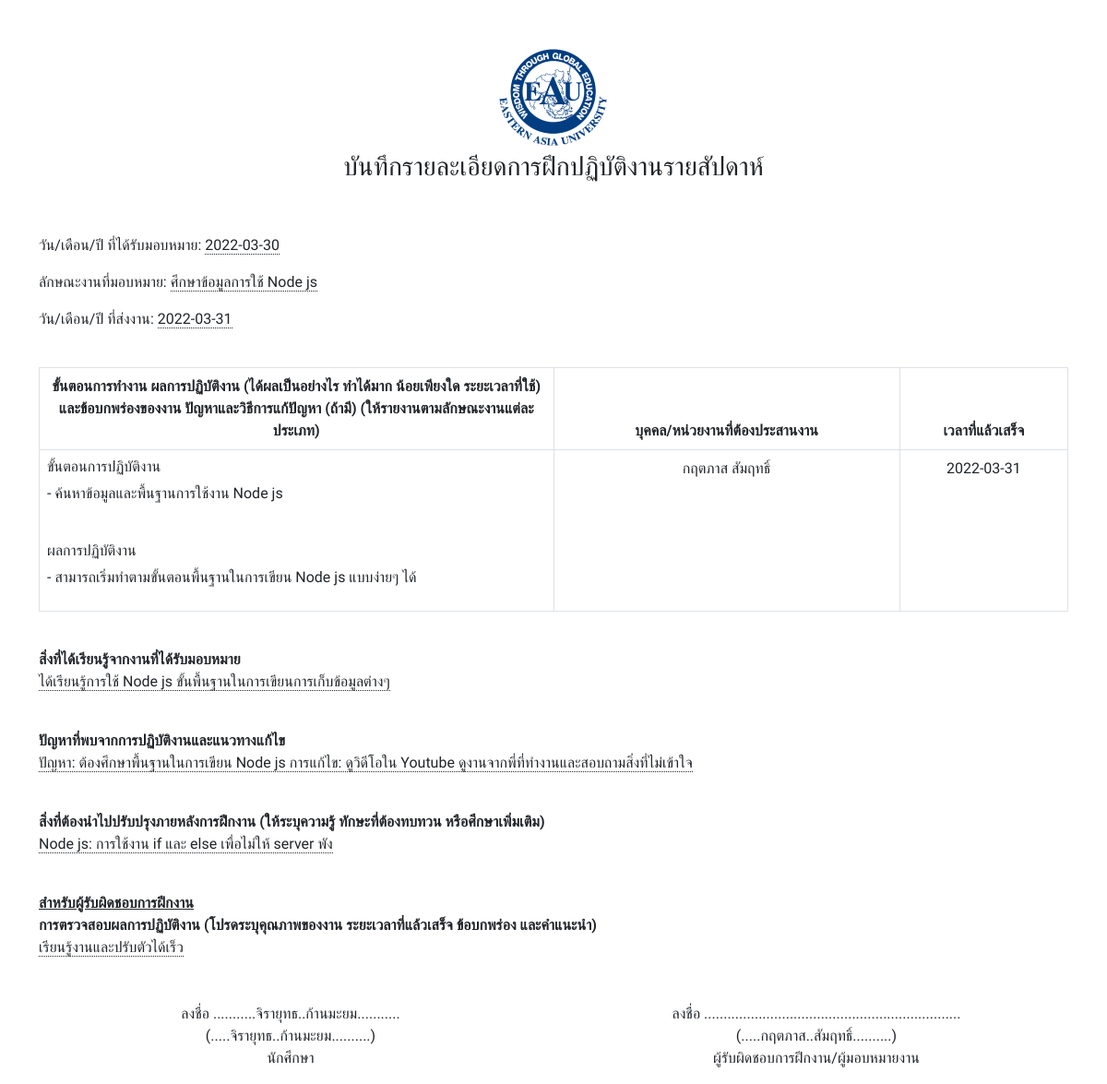
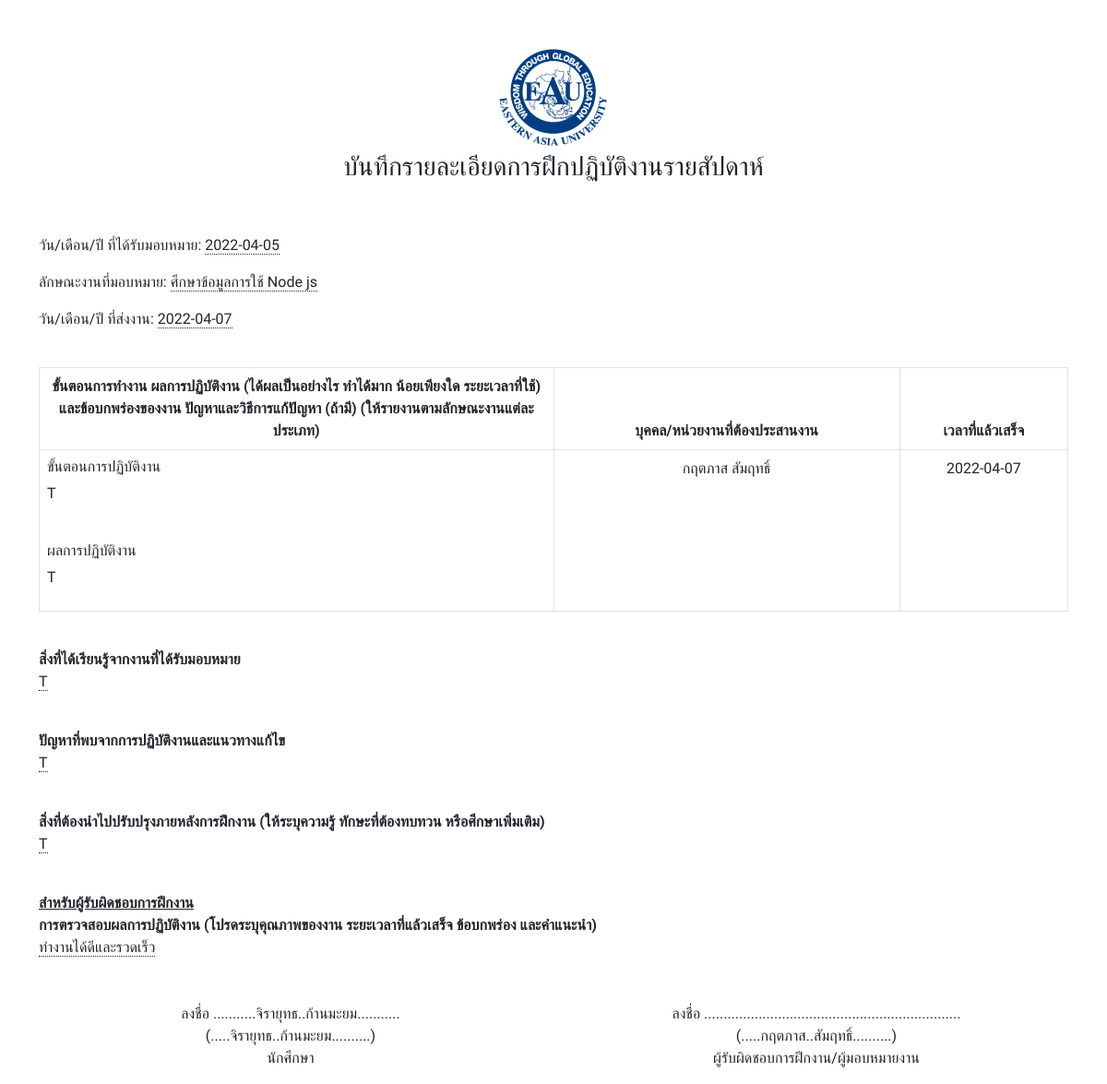
The app's page /std_report.php?type=weekly&week=all&std_id=1 (signed in) with its own data (2 pictures, top to bottom).
### tables this page shows
CREATE TABLE `internship_notes` (
  `intsn_id` int(11) NOT NULL COMMENT 'รหัส',
  `std_id` int(11) NOT NULL COMMENT 'นักศึกษา',
  `intsn_week` int(2) NOT NULL COMMENT 'สัปดาห์ที่',
  `intsn_date` date NOT NULL COMMENT 'วันที่',
  `intsn_work_in` time NOT NULL COMMENT 'เวลาเข้างาน',
  `intsn_work_out` time NOT NULL COMMENT 'เวลาออกงาน',
  `intsn_leave` int(1) NOT NULL COMMENT '0 = มาทำงาน , 1 = ลางาน',
  `intsn_job` text NOT NULL COMMENT 'งานที่ได้รับมอบหมาย',
  `intsn_work_step` text NOT NULL COMMENT 'ขั้นตอนการปฏิบัติงาน',
  `intsn_work_result` text NOT NULL COMMENT 'ผลการปฏิบัติงาน',
  `intsn_work_learn` text NOT NULL COMMENT 'สิ่งที่ได้เรียนรู้จากงานที่ได้รับมอบหมาย',
  `intsn_work_issue` text NOT NULL COMMENT 'ปัญหาจากการปฏิบัติงาน',
  `intsn_work_improve` text NOT NULL COMMENT 'สิ่งที่ต้องปรับปรุง',
  `intsn_work_performance` text NOT NULL COMMENT 'การตรวจสอบผลการปฏิบัติงาน',
  `intsn_ovs_status` varchar(255) NOT NULL COMMENT 'สถานะยืนยันจากหัวหน้างาน',
  `intsn_tch_status` varchar(255) NOT NULL COMMENT 'สถานะยืนยันจากอาจารย์',
  `intsn_created` timestamp NOT NULL DEFAULT current_timestamp() COMMENT 'สร้างเมื่อ',
  `intsn_updated` timestamp NOT NULL DEFAULT current_timestamp() ON UPDATE current_timestamp() COMMENT 'อัพเดตล่าสุด'
);

CREATE TABLE `overseers` (
  `ovs_id` int(11) NOT NULL COMMENT 'รหัส',
  `ovs_email` varchar(255) NOT NULL COMMENT 'อีเมล',
  `ovs_password` varchar(255) NOT NULL COMMENT 'รหัสผ่าน',
  `ovs_firstname` varchar(255) NOT NULL COMMENT 'ชื่อจริง',
  `ovs_lastname` varchar(255) NOT NULL COMMENT 'นามสกุล',
  `ovs_gender` varchar(255) NOT NULL COMMENT 'เพศ',
  `ovs_address` text NOT NULL COMMENT 'ที่อยู่',
  `ovs_tel` varchar(255) NOT NULL COMMENT 'เบอร์โทร',
  `ovs_image` text NOT NULL COMMENT 'รูปประจำตัว',
  `ovs_role` varchar(255) NOT NULL DEFAULT 'หัวหน้างาน' COMMENT 'ตำแหน่ง',
  `intsp_id` int(11) NOT NULL COMMENT 'สถานที่ฝึกงาน',
  `ovs_created` timestamp NOT NULL DEFAULT current_timestamp() COMMENT 'สร้างเมื่อ',
  `ovs_updated` timestamp NOT NULL DEFAULT current_timestamp() ON UPDATE current_timestamp() COMMENT 'อัพเดตล่าสุด'
);

CREATE TABLE `students` (
  `std_id` int(11) NOT NULL COMMENT 'รหัส',
  `std_email` varchar(255) NOT NULL COMMENT 'อีเมล',
  `std_password` varchar(255) NOT NULL COMMENT 'รหัสผ่าน',
  `std_firstname` varchar(255) NOT NULL COMMENT 'ชื่อจริง',
  `std_lastname` varchar(255) NOT NULL COMMENT 'นามสกุล',
  `std_gender` varchar(255) NOT NULL COMMENT 'เพศ',
  `std_year` int(4) NOT NULL COMMENT 'ปีการศึกษา',
  `std_address` text NOT NULL COMMENT 'ที่อยู่',
  `std_tel` varchar(255) NOT NULL COMMENT 'เบอร์โทร',
  `std_class_year` int(1) DEFAULT NULL COMMENT 'ชั้นปี',
  `std_born` date DEFAULT NULL COMMENT 'วันเดือนปีเกิด',
  `std_nationality` varchar(255) DEFAULT NULL COMMENT 'สัญชาติ',
  `std_ethnicity` varchar(255) DEFAULT NULL COMMENT 'เชื้อชาติ',
  `std_religion` varchar(255) DEFAULT NULL COMMENT 'ศาสนา',
  `std_number` varchar(255) DEFAULT NULL COMMENT 'รหัสนักศึกษา',
  `std_id_card` char(13) DEFAULT NULL COMMENT 'รหัสประจำตัวประชาชน',
  `std_domicile` text DEFAULT NULL COMMENT 'ภูมืลำเนาเดิม',
  `std_father_name` varchar(255) DEFAULT NULL COMMENT 'ชื่อบิดา',
  `std_father_age` int(3) DEFAULT NULL COMMENT 'อายุบิดา',
  `std_father_occupation` varchar(255) DEFAULT NULL COMMENT 'อาชีพบิดา',
  `std_mother_name` varchar(255) DEFAULT NULL COMMENT 'ชื่อมารดา',
  `std_mother_age` int(3) DEFAULT NULL COMMENT 'อายุมารดา',
  `std_mother_occupation` varchar(255) DEFAULT NULL COMMENT 'อาชีพมารดา',
  `std_parent_name` varchar(255) DEFAULT NULL COMMENT 'ชื่อผู้ปกครอง',
  `std_parent_relationship` varchar(255) DEFAULT NULL COMMENT 'ความสัมพันธ์ผู้ปกครอง',
  `std_parent_address` text DEFAULT NULL COMMENT 'ที่อยู่ผู้ปกครอง',
  `std_parent_tel` varchar(255) DEFAULT NULL COMMENT 'เบอร์โทรศัพท์ผู้ปกครอง',
  `std_talent_1` varchar(255) DEFAULT NULL COMMENT 'ความสามารถพิเศษ1',
  `std_talent_2` varchar(255) DEFAULT NULL COMMENT 'ความสามารถพิเศษ2',
  `std_internship_instuctor` varchar(255) DEFAULT 'คณะกรรมการนิเทศนักศึกษาฝึกงาน' COMMENT 'อาจารย์นิเทศการฝึกงาน',
  `std_map` text DEFAULT NULL COMMENT 'ไฟล์แผนที่จากที่พักถึงที่ทำงาน',
  `std_image` text NOT NULL COMMENT 'รูปประจำตัว',
  `std_role` varchar(255) NOT NULL DEFAULT 'นักศึกษา' COMMENT 'ตำแหน่ง',
  `tch_id` int(11) NOT NULL COMMENT 'อาจารย์ที่ปรึกษา',
  `ovs_id` int(11) NOT NULL COMMENT 'หัวหน้างาน',
  `intsp_id` int(11) NOT NULL COMMENT 'สถานที่ฝึกงาน',
  `std_status` varchar(255) NOT NULL DEFAULT 'อยู่ระหว่างการฝึกงาน' COMMENT 'สถานะฝึกงาน',
  `std_created` timestamp NOT NULL DEFAULT current_timestamp() COMMENT 'สร้างเมื่อ',
  `std_updated` timestamp NOT NULL DEFAULT current_timestamp() ON UPDATE current_timestamp() COMMENT 'อัพเดตล่าสุด'
);

### std_report.php (the view, shortened to what this page needs)
<?php
require_once('services/connect.php');
?>
<?php
if (isset($_GET['type']) && isset($_GET['week']) && isset($_GET['std_id'])) {
    $type = mysqli_real_escape_string($conn, $_GET['type']);
    $week = mysqli_real_escape_string($conn, $_GET['week']);
    $std_id = mysqli_real_escape_string($conn, $_GET['std_id']);
    if ($type == 'daily') {
        if ($week == 'all') {
            $sql = "SELECT intsn_date,intsn_work_in,intsn_work_out,intsn_leave FROM internship_notes WHERE std_id='$std_id' ORDER BY intsn_date ASC";
        } else {
            $sql = "SELECT intsn_date,intsn_work_in,intsn_work_out,intsn_leave FROM internship_notes WHERE intsn_week='$week' AND std_id='$std_id' ORDER BY intsn_date ASC";
        }
        $report_query = mysqli_query($conn, $sql);
        $title = "ใบบันทึกลงเวลาปฏิบัติงาน";
        $sub_title = ($week == 'all') ? "" : "สัปดาห์ที่ $week";
    } else if ($type == 'weekly') {
        $sql = "SELECT * FROM students,teachers,overseers,internship_places WHERE students.tch_id=teachers.tch_id AND students.ovs_id=overseers.ovs_id
        AND students.intsp_id=internship_places.intsp_id AND std_id='$std_id'";
        $query = mysqli_query($conn, $sql);
        $stdObj = mysqli_fetch_object($query);
        if ($week == 'all') {
            $sql = "SELECT * FROM internship_notes WHERE std_id='$std_id' GROUP BY intsn_week ORDER BY intsn_date ASC";
        } else {
            $sql = "SELECT * FROM internship_notes WHERE std_id='$std_id' AND intsn_week='$week' ORDER BY intsn_date ASC";
        }
        $intsn_query = mysqli_query($conn, $sql);
        $title = "บันทึกรายละเอียดการฝึกปฏิบัติงานรายสัปดาห์";
        $sub_title = "";
    } else {
        echo "<script>
            alert('ไม่สามารถพิมพ์รายงานได้');
            window.history.back()
        </script>";
    }
} else if (isset($_GET['type']) && isset($_GET['std_id'])) {
    function DayThai($strDate)
    {
        $strDay = date("j", strtotime($strDate));
        return "$strDay";
    }
    function MonthThai($strDate)
    {
        $strMonth = date("n", strtotime($strDate));
        $strMonthCut = array("", "มกราคม", "กุมภาพันธ์", "มีนาคม", "เมษายน", "พฤษภาคม", "มิถุนายน", "กรกฎาคม", "สิงหาคม", "กันยายน", "ตุลาคม", "พฤศจิกายน", "ธันวาคม");
        $strMonthThai = $strMonthCut[$strMonth];
        return "$strMonthThai";
    }
    function YearThai($strDate)
    {
        $strYear = date("Y", strtotime($strDate)) + 543;
        return "$strYear";
    }
    function calAge($strDate)
    {
        $currentYear = date("Y");
        $strYear = date("Y", strtotime($strDate));
        $age = intval($currentYear - $strYear);
        return "$age";
    }
    $type = mysqli_real_escape_string($conn, $_GET['type']);
    $std_id = mysqli_real_escape_string($conn, $_GET['std_id']);
    if ($type == 'personal') {
        $sql = "SELECT * FROM students,teachers,overseers,internship_places WHERE students.tch_id=teachers.tch_id AND students.ovs_id=overseers.ovs_id
        AND students.intsp_id=internship_places.intsp_id AND std_id='$std_id'";
        $query = mysqli_query($conn, $sql);
        $stdObj = mysqli_fetch_object($query);
        if ($stdObj->std_number != '') {
            $sql = "SELECT intsw_start_date,intsw_end_date FROM internship_works WHERE std_id='$std_id' AND intsw_tch_status='ยืนยันเรียบร้อย' AND intsw_ovs_status='ยืนยันเรียบร้อย'";
            $query = mysqli_query($conn, $sql);
            $intswObj = mysqli_fetch_object($query);
        } else {
            echo "<script>
                alert('ไม่สามารถพิมพ์ประวัติได้ กรุณากรอกข้อมูลประวัติส่วนตัวให้ครบถ้วน');
                window.location='std_edit_form.php?id=$std_id'
            </script>";
        }
        $title = "ประวัตินักศึกษาฝึกงาน";
    } else {
        echo "<script>
            alert('ไม่สามารถพิมพ์รายงานได้');
            window.history.back()
        </script>";
    }
} else {
    echo "<script>
            alert('ไม่สามารถพิมพ์รายงานได้');
            window.history.back()
        </script>";
}
?>
<!DOCTYPE html>
<html lang="en">
<head>
    <?php require_once('include/css.php'); ?>
</head>
<body>
    <div class="container text-center">
        <?php if ($type == 'daily') : ?>
            <div class="row mt-5">
                <div class="col-12">
                    <h3><?= $title ?></h3>
                    <h4><?= $sub_title ?></h4>
                </div>
            </div>
            <div class="row mt-5">
                <div class="col-12">
                    <div class="table-responsive">
                        <table class="table table-bordered">
                            <thead>
                                <tr>
                                    <th>วันที่ (ว/ด/ป)</th>
                                    <th>เวลาเข้างาน</th>
                                    <th>เวลาออกงาน</th>
                                    <th>จำนวนชั่วโมง(สะสม)</th>
                                    <th>หมายเหตุ</th>
                                </tr>
                            </thead>
                            <tbody>
                                <?php foreach ($report_query as $row) { ?>
                                    <?php
                                    $work_in = explode(':', $row['intsn_work_in']);
                                    $work_in = $work_in[0] + floor(($work_in[1] / 60) * 100) / 100 . PHP_EOL;
                                    $work_out = explode(':', $row['intsn_work_out']);
                                    $work_out = $work_out[0] + floor(($work_out[1] / 60) * 100) / 100 . PHP_EOL;
                                    $comulative_hours = number_format($work_out - $work_in, 0);
                                    ?>
                                    <tr>
                                        <td><?= $row['intsn_date'] ?></td>
                                        <td><?= substr($row['intsn_work_in'], 0, 5) ?></td>
                                        <td><?= substr($row['intsn_work_out'], 0, 5) ?></td>
                                        <td><?= $comulative_hours ?></td>
                                        <td><?= ($row['intsn_leave'] == '1') ? "<strong class='text-danger'>ลางาน</strong>" : "" ?></td>
                                    </tr>
                                <?php } ?>
                            </tbody>
                        </table>
                    </div>
                </div>
            </div>
        <?php elseif ($type == 'weekly') : ?>
            <?php if ($week == 'all') : ?>
                <?php foreach ($intsn_query as $row) { ?>
                    <div class="row mt-5">
                        <div class="col-12">
                            <img src="assets/images/logo.png">
                        </div>
                        <div class="col-12">
                            <h3><?= $title ?></h3>
                        </div>
                    </div>
                    <div class="row mt-5">
                        <div class="col-12" style="text-align: left;">
                            <?php
                            $sql = "SELECT min(intsn_date) as min_date,max(intsn_date) as max_date FROM internship_notes WHERE intsn_week='$row[intsn_week]' AND std_id='$std_id'";
                            $intsn_select_date_query = mysqli_query($conn, $sql);
                            $intsn_select_date_obj = mysqli_fetch_object($intsn_select_date_query);
                            $min_date = $intsn_select_date_obj->min_date;
                            $max_date = $intsn_select_date_obj->max_date;
                            ?>
                            <p>วัน/เดือน/ปี ที่ได้รับมอบหมาย: <span class='dottedUnderline'><?= $min_date ?></span></p>
                            <p>ลักษณะงานที่มอบหมาย: <span class='dottedUnderline'><?= $row['intsn_job'] ?></span></p>
                            <p>วัน/เดือน/ปี ที่ส่งงาน: <span class='dottedUnderline'><?= $max_date ?></span></p>
                            <br>
                            <div class="table-responsive">
                                <table class="table table-bordered text-center">
                                    <thead>
                                        <tr>
                                            <th style="width: 50%;">
                                                ขั้นตอนการทำงาน ผลการปฏิบัติงาน (ได้ผลเป็นอย่างไร ทำได้มาก น้อยเพียงใด ระยะเวลาที่ใช้)
                                                และข้อบกพร่องของงาน ปัญหาและวิธีการแก้ปัญหา (ถ้ามี) (ให้รายงานตามลักษณะงานแต่ละประเภท)
                                            </th>
                                            <th>บุคคล/หน่วยงานที่ต้องประสานงาน</th>
                                            <th>เวลาที่แล้วเสร็จ</th>
                                        </tr>
                                    </thead>
                                    <tbody>
                                        <tr>
                                            <td style="text-align: left;">
                                                <h6>ขั้นตอนการปฏิบัติงาน</h6>
                                                <p><?= $row['intsn_work_step'] ?></p>
                                                <br>
                                                <h6>ผลการปฏิบัติงาน</h6>
                                                <p><?= $row['intsn_work_result'] ?></p>
                                            </td>
                                            <td><?= $stdObj->ovs_firstname . " " . $stdObj->ovs_lastname ?></td>
                                            <td><?= $max_date ?></td>
                                        </tr>
                                    </tbody>
                                </table>
                            </div>
                            <br>
                            <strong>สิ่งที่ได้เรียนรู้จากงานที่ได้รับมอบหมาย</strong>
                            <p><?= "<span class='dottedUnderline'>$row[intsn_work_learn]</span>" ?></p>
                            <br>
                            <strong>ปัญหาที่พบจากการปฏิบัติงานและแนวทางแก้ไข</strong>
                            <p><?= "<span class='dottedUnderline'>$row[intsn_work_issue]</span>" ?></p>
                            <br>
                            <strong>สิ่งที่ต้องนำไปปรับปรุงภายหลังการฝึกงาน (ให้ระบุความรู้ ทักษะที่ต้องทบทวน หรือศึกษาเพิ่มเติม)</strong>
                            <p><?= "<span class='dottedUnderline'>$row[intsn_work_improve]</span>" ?></p>
                            <br>
                            <strong><u class="dotted">สำหรับผู้รับผิดชอบการฝึกงาน</u></strong>
                            <br>
                            <strong>การตรวจสอบผลการปฏิบัติงาน (โปรดระบุคุณภาพของงาน ระยะเวลาที่แล้วเสร็จ ข้อบกพร่อง และคำแนะนำ)</strong>
                            <p><?= "<span class='dottedUnderline'>$row[intsn_work_performance]</span>" ?></p>
                            <div class="row mt-5 text-center">
                                <div class="col-6">
                                    <p>ลงชื่อ ...........<?= $stdObj->std_firstname ?>..<?= $stdObj->std_lastname ?>........... <br>
                                        (.....<?= $stdObj->std_firstname ?>..<?= $stdObj->std_lastname ?>..........) <br>
                                        นักศึกษา
                                    </p>
                                </div>
                                <div class="col-6">
                                    <p>ลงชื่อ .................................................................. <br>
                                        (.....<?= $stdObj->ovs_firstname ?>..<?= $stdObj->ovs_lastname ?>..........) <br>
                                        ผู้รับผิดชอบการฝึกงาน/ผู้มอบหมายงาน
                                    </p>
                                </div>
                            </div>
                        </div>
                    </div>
                <?php } ?>
            <?php endif ?>
        <?php endif ?>
    </div>
</body>
</html>

### records on screen
internship_notes: min_date "2022-03-30", intsn_job "ศึกษาข้อมูลการใช้ Node js", max_date "2022-03-31", intsn_work_step "- ค้นหาข้อมูลและพื้นฐานการใช้งาน Node js", intsn_work_result "- สามารถเริ่มทำตามขั้นตอนพื้นฐานในการเขียน Node js แบบง่ายๆ ได้", intsn_work_learn "ได้เรียนรู้การใช้ Node js ขั้นพื้นฐานในการเขียนการเก็บข้อมูลต่างๆ", intsn_work_issue "ปัญหา: ต้องศึกษาพื้นฐานในการเขียน Node js การแก้ไข: ดูวิดีโอใน Youtube ดูงานจากพี่ที่ทำงานและสอบถามสิ่งที่ไม่เข้าใจ", intsn_work_improve "Node js: การใช้งาน if และ else เพื่อไม่ให้ server พัง", intsn_work_performance "เรียนรู้งานและปรับตัวได้เร็ว", std.std_firstname "จิรายุทธ", std.std_lastname "ก้านมะยม"
overseers: ovs_firstname "กฤตภาส", ovs_lastname "สัมฤทธิ์"
internship_notes: min_date "2022-04-05", intsn_job "ศึกษาข้อมูลการใช้ Node js", max_date "2022-04-07", intsn_work_step "T", intsn_work_result "T", intsn_work_learn "T", intsn_work_issue "T", intsn_work_improve "T", intsn_work_performance "ทำงานได้ดีและรวดเร็ว", std.std_firstname "จิรายุทธ", std.std_lastname "ก้านมะยม"
